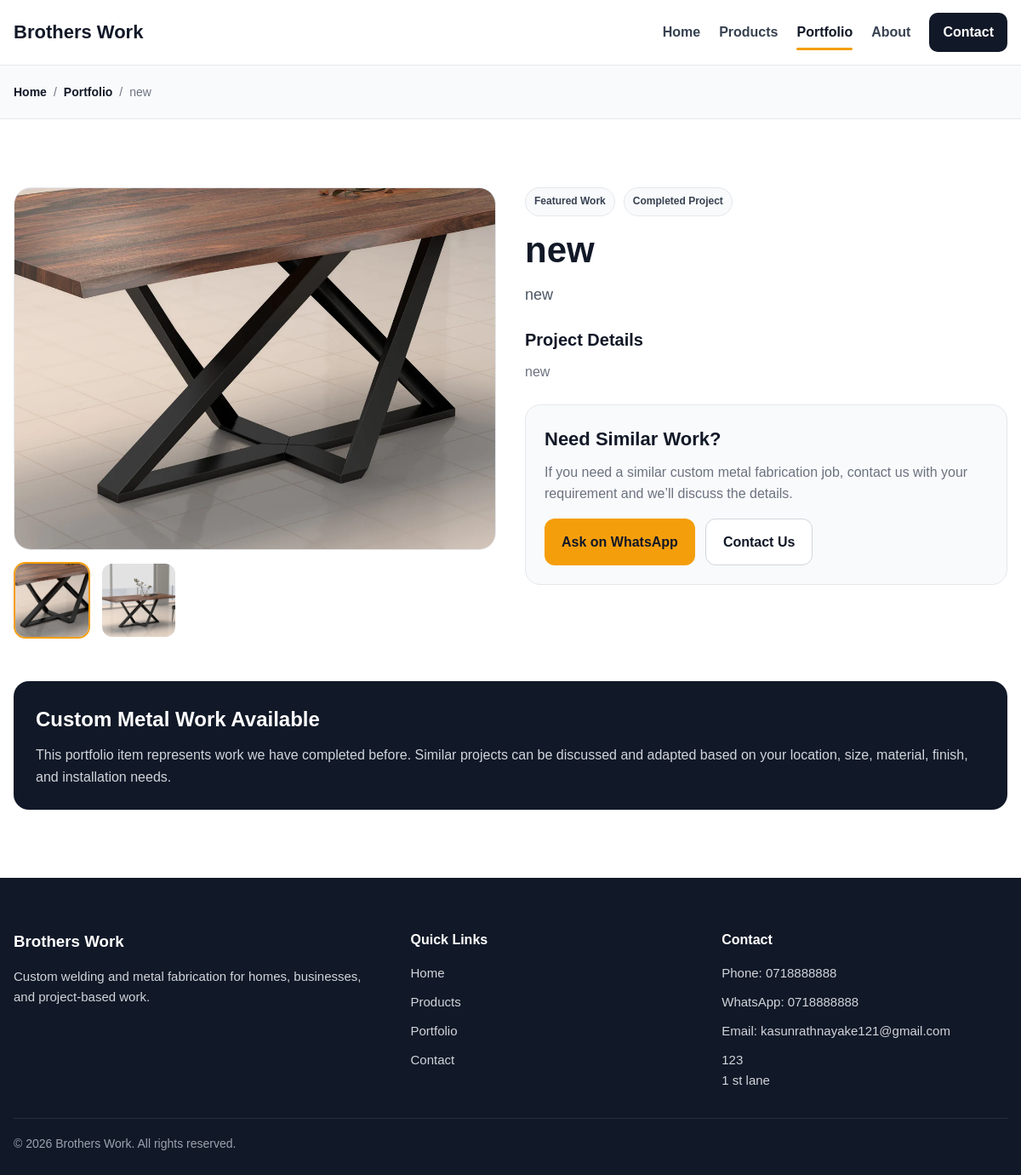
Screenshot of /portfolio-item.php?slug=new with the database file from the repository.
### tables this page shows
CREATE TABLE `site_settings` (
  `id` int NOT NULL,
  `site_name` varchar(200) NOT NULL,
  `phone` varchar(50) DEFAULT NULL,
  `whatsapp` varchar(50) DEFAULT NULL,
  `email` varchar(150) DEFAULT NULL,
  `address` text,
  `hero_title` varchar(255) DEFAULT NULL,
  `hero_subtitle` text
);

CREATE TABLE `portfolio_items` (
  `id` int NOT NULL,
  `title` varchar(200) NOT NULL,
  `slug` varchar(220) NOT NULL,
  `short_description` text,
  `full_description` text,
  `is_featured` tinyint(1) DEFAULT '0',
  `status` tinyint(1) DEFAULT '1',
  `created_at` timestamp NULL DEFAULT CURRENT_TIMESTAMP
);

CREATE TABLE `portfolio_images` (
  `id` int NOT NULL,
  `portfolio_item_id` int NOT NULL,
  `image_path` varchar(255) NOT NULL,
  `sort_order` int DEFAULT '0',
  `created_at` timestamp NULL DEFAULT CURRENT_TIMESTAMP
);

### includes/functions.php (called while the page is built, shortened)
<?php
function e($value): string
{
    return htmlspecialchars((string)($value ?? ''), ENT_QUOTES, 'UTF-8');
}
function get_site_settings(PDO $pdo): array
{
    $stmt = $pdo->query("SELECT * FROM site_settings ORDER BY id ASC LIMIT 1");
    $settings = $stmt->fetch();
    return $settings ?: [
        'site_name' => 'Welding Company',
        'phone' => '',
        'whatsapp' => '',
        'email' => '',
        'address' => '',
        'hero_title' => 'Custom Welding & Metal Fabrication',
        'hero_subtitle' => 'We build metal products and custom fabrication work for homes, businesses, and projects.'
    ];
}
function get_whatsapp_link(?string $number, string $message = ''): string
{
    $cleanNumber = preg_replace('/[^0-9]/', '', (string)$number);
    $url = 'https://wa.me/' . $cleanNumber;
    if ($message !== '') {
        $url .= '?text=' . urlencode($message);
    }
    return $url;
}
function get_public_portfolio_item_by_slug(PDO $pdo, string $slug): ?array
{
    $stmt = $pdo->prepare("
        SELECT *
        FROM portfolio_items
        WHERE slug = ?
          AND status = 1
        LIMIT 1
    ");
    $stmt->execute([$slug]);
    $item = $stmt->fetch();
    return $item ?: null;
}
function get_portfolio_images(PDO $pdo, int $portfolioItemId): array
{
    $stmt = $pdo->prepare("
        SELECT *
        FROM portfolio_images
        WHERE portfolio_item_id = ?
        ORDER BY sort_order ASC, id ASC
    ");
    $stmt->execute([$portfolioItemId]);
    return $stmt->fetchAll();
}

### portfolio-item.php (the view, shortened to what this page needs)
<?php
require_once __DIR__ . '/includes/db.php';
require_once __DIR__ . '/includes/functions.php';
$siteSettings = get_site_settings($pdo);
$slug = trim($_GET['slug'] ?? '');
$item = $slug !== '' ? get_public_portfolio_item_by_slug($pdo, $slug) : null;
    ?>
    <?php
$portfolioImages = get_portfolio_images($pdo, (int)$item['id']);
$frontendCssFiles = ['portfolio-item.css'];
$whatsAppMessage = "Hi, I saw your project: " . $item['title'] . ". I would like to discuss a similar custom job.";
$whatsAppLink = get_whatsapp_link($siteSettings['whatsapp'] ?? '', $whatsAppMessage);
require_once __DIR__ . '/includes/frontend-header.php';
?>
<section class="page-hero small-hero">
    <div class="container">
        <div class="breadcrumb">
            <a href="<?php echo BASE_URL; ?>">Home</a>
            <span>/</span>
            <a href="<?php echo BASE_URL; ?>portfolio.php">Portfolio</a>
            <span>/</span>
            <span><?php echo e($item['title']); ?></span>
        </div>
    </div>
</section>
<section class="section portfolio-detail-section">
    <div class="container">
        <div class="portfolio-detail-grid">
            <div class="portfolio-gallery">
                <?php if (!empty($portfolioImages)): ?>
                    <div class="main-portfolio-image">
                        <img
                            id="mainPortfolioImage"
                            src="<?php echo UPLOADS_URL . 'portfolio/' . e($portfolioImages[0]['image_path']); ?>"
                            alt="<?php echo e($item['title']); ?>"
                        >
                    </div>
                    <?php if (count($portfolioImages) > 1): ?>
                        <div class="thumbnail-row">
                            <?php foreach ($portfolioImages as $index => $image): ?>
                                <button
                                    type="button"
                                    class="thumbnail-btn <?php echo $index === 0 ? 'active' : ''; ?>"
                                    data-image="<?php echo UPLOADS_URL . 'portfolio/' . e($image['image_path']); ?>"
                                >
                                    <img src="<?php echo UPLOADS_URL . 'portfolio/' . e($image['image_path']); ?>" alt="<?php echo e($item['title']); ?>">
                                </button>
                            <?php endforeach; ?>
                        </div>
                    <?php endif; ?>
                <?php else: ?>
                    <div class="main-portfolio-image no-image-box">
                        <span>No Image Available</span>
                    </div>
                <?php endif; ?>
            </div>
            <div class="portfolio-info">
                <div class="common-meta detail-meta">
                    <?php if ((int)$item['is_featured'] === 1): ?>
                        <span>Featured Work</span>
                    <?php endif; ?>
                    <span>Completed Project</span>
                </div>
                <h1><?php echo e($item['title']); ?></h1>
                <?php if (!empty($item['short_description'])): ?>
                    <p class="portfolio-short-description"><?php echo e($item['short_description']); ?></p>
                <?php endif; ?>
                <?php if (!empty($item['full_description'])): ?>
                    <div class="portfolio-description">
                        <h3>Project Details</h3>
                        <p><?php echo nl2br(e($item['full_description'])); ?></p>
                    </div>
                <?php endif; ?>
                <div class="portfolio-cta-box">
                    <h3>Need Similar Work?</h3>
                    <p>
                        If you need a similar custom metal fabrication job, contact us with your requirement and we’ll discuss the details.
                    </p>
                    <div class="portfolio-actions">
                        <?php if ($whatsAppLink !== '#'): ?>
                            <a href="<?php echo e($whatsAppLink); ?>" target="_blank" rel="noopener" class="btn btn-primary">
                                Ask on WhatsApp
                            </a>
                        <?php endif; ?>
                        <a href="<?php echo BASE_URL; ?>contact.php?project=<?php echo urlencode($item['title']); ?>" class="btn btn-outline">
                            Contact Us
                        </a>
                    </div>
                </div>
            </div>
        </div>
        <div class="customization-note">
            <h3>Custom Metal Work Available</h3>
            <p>
                This portfolio item represents work we have completed before. Similar projects can be discussed and adapted based on your location, size, material, finish, and installation needs.
            </p>
        </div>
    </div>
</section>
<?php require_once __DIR__ . '/includes/frontend-footer.php'; ?>

### includes/frontend-header.php (shortened to what this page needs)
<?php
$frontendCssFiles = $frontendCssFiles ?? [];
$currentPage = basename($_SERVER['PHP_SELF']);
$isHome = $currentPage === 'index.php';
$isProducts = in_array($currentPage, ['products.php', 'product.php'], true);
$isPortfolio = in_array($currentPage, ['portfolio.php', 'portfolio-item.php'], true);
$isAbout = $currentPage === 'about.php';
$isContact = $currentPage === 'contact.php';
?>
<!DOCTYPE html>
<html lang="en">
<head>
    <link rel="stylesheet" href="<?php echo ASSETS_URL; ?>css/frontend/shared.css">
    <?php foreach ($frontendCssFiles as $cssFile): ?>
        <link rel="stylesheet" href="<?php echo ASSETS_URL . 'css/frontend/' . e($cssFile); ?>">
    <?php endforeach; ?>
</head>
<body>
<header class="site-header">
    <div class="container header-inner">
        <a href="<?php echo BASE_URL; ?>" class="site-logo">
            <?php echo e($siteSettings['site_name'] ?: 'Welding Company'); ?>
        </a>
        <nav class="site-nav" id="siteNav">
            <a href="<?php echo BASE_URL; ?>" class="<?php echo $isHome ? 'active' : ''; ?>">Home</a>
            <a href="<?php echo BASE_URL; ?>products.php" class="<?php echo $isProducts ? 'active' : ''; ?>">Products</a>
            <a href="<?php echo BASE_URL; ?>portfolio.php" class="<?php echo $isPortfolio ? 'active' : ''; ?>">Portfolio</a>
            <a href="<?php echo BASE_URL; ?>about.php" class="<?php echo $isAbout ? 'active' : ''; ?>">About</a>
            <a href="<?php echo BASE_URL; ?>contact.php" class="nav-cta <?php echo $isContact ? 'active-cta' : ''; ?>">Contact</a>
        </nav>
    </div>
</header>

### includes/frontend-footer.php (shortened to what this page needs)
<footer class="site-footer">
    <div class="container footer-grid">
        <div class="footer-block">
            <h3><?php echo e($siteSettings['site_name'] ?: 'Welding Company'); ?></h3>
            <p>
                Custom welding and metal fabrication for homes, businesses, and project-based work.
            </p>
        </div>
        <div class="footer-block">
            <h4>Quick Links</h4>
            <ul>
                <li><a href="<?php echo BASE_URL; ?>">Home</a></li>
                <li><a href="<?php echo BASE_URL; ?>products.php">Products</a></li>
                <li><a href="<?php echo BASE_URL; ?>portfolio.php">Portfolio</a></li>
                <li><a href="<?php echo BASE_URL; ?>contact.php">Contact</a></li>
            </ul>
        </div>
        <div class="footer-block">
            <h4>Contact</h4>
            <ul>
                <?php if (!empty($siteSettings['phone'])): ?>
                    <li>Phone: <?php echo e($siteSettings['phone']); ?></li>
                <?php endif; ?>
                <?php if (!empty($siteSettings['whatsapp'])): ?>
                    <li>WhatsApp: <?php echo e($siteSettings['whatsapp']); ?></li>
                <?php endif; ?>
                <?php if (!empty($siteSettings['email'])): ?>
                    <li>Email: <?php echo e($siteSettings['email']); ?></li>
                <?php endif; ?>
                <?php if (!empty($siteSettings['address'])): ?>
                    <li><?php echo nl2br(e($siteSettings['address'])); ?></li>
                <?php endif; ?>
            </ul>
        </div>
    </div>
    <div class="container footer-bottom">
        <p>&copy; <?php echo date('Y'); ?> <?php echo e($siteSettings['site_name'] ?: 'Welding Company'); ?>. All rights reserved.</p>
    </div>
</footer>
</body>
</html>

### assets/css/frontend/shared.css (style rules this page uses)
* { box-sizing: border-box; margin: 0; padding: 0; }
html, body { min-height: 100%; }
body { font-family: Arial, sans-serif; color: #111827; background: #ffffff; line-height: 1.6; }
a { text-decoration: none; color: inherit; }
img { max-width: 100%; display: block; }
.container { width: min(1200px, calc(100% - 32px)); margin: 0 auto; }
.section { padding: 80px 0; }
.btn { display: inline-flex; align-items: center; justify-content: center; border-radius: 12px; padding: 14px 20px; font-weight: 700; transition: 0.2s ease; border: none; cursor: pointer; }
.btn-primary { background: #f59e0b; color: #111827; }
.btn-outline { border: 1px solid #d1d5db; color: #111827; background: #ffffff; }
.site-header { position: sticky; top: 0; z-index: 1000; background: rgba(255, 255, 255, 0.95); backdrop-filter: blur(10px); border-bottom: 1px solid #e5e7eb; }
.header-inner { min-height: 76px; display: flex; align-items: center; justify-content: space-between; gap: 20px; }
.site-logo { font-size: 22px; font-weight: 800; color: #111827; }
.site-nav { display: flex; align-items: center; gap: 22px; }
.site-nav a { position: relative; font-weight: 600; color: #374151; transition: 0.2s ease; }
.site-nav a.active { color: #111827; }
.site-nav a.active::after { content: ""; position: absolute; left: 0; bottom: -8px; width: 100%; height: 3px; border-radius: 999px; background: #f59e0b; }
.site-nav .nav-cta { background: #111827; color: #ffffff; padding: 10px 16px; border-radius: 10px; }
.site-footer { background: #111827; color: #ffffff; padding-top: 60px; }
.footer-grid { display: grid; grid-template-columns: 1.3fr 1fr 1fr; gap: 30px; padding-bottom: 32px; }
.footer-block h3, .footer-block h4 { margin-bottom: 14px; }
.footer-block p, .footer-block li, .footer-block a { color: #d1d5db; font-size: 15px; }
.footer-block ul { list-style: none; display: flex; flex-direction: column; gap: 10px; }
.footer-bottom { border-top: 1px solid rgba(255, 255, 255, 0.1); padding: 18px 0 26px; }
.footer-bottom p { color: #9ca3af; font-size: 14px; }
.common-meta { display: flex; flex-wrap: wrap; gap: 10px; margin-bottom: 14px; }
.common-meta span { background: #f9fafb; border: 1px solid #e5e7eb; color: #374151; padding: 6px 10px; border-radius: 999px; font-size: 12px; font-weight: 700; }

### assets/css/frontend/portfolio-item.css (style rules this page uses)
.page-hero.small-hero { background: #f9fafb; padding: 20px 0; border-bottom: 1px solid #e5e7eb; }
.breadcrumb { display: flex; flex-wrap: wrap; gap: 8px; color: #6b7280; font-size: 14px; }
.breadcrumb a { color: #111827; font-weight: 600; }
.portfolio-detail-grid { display: grid; grid-template-columns: 1fr 1fr; gap: 34px; margin-bottom: 50px; }
.portfolio-gallery { display: flex; flex-direction: column; gap: 14px; }
.main-portfolio-image { aspect-ratio: 4 / 3; border-radius: 20px; overflow: hidden; background: #f3f4f6; border: 1px solid #e5e7eb; }
.main-portfolio-image img { width: 100%; height: 100%; object-fit: cover; }
.thumbnail-row { display: flex; gap: 12px; flex-wrap: wrap; }
.thumbnail-btn { width: 90px; height: 90px; border: 2px solid transparent; border-radius: 14px; overflow: hidden; cursor: pointer; background: #ffffff; padding: 0; }
.thumbnail-btn img { width: 100%; height: 100%; object-fit: cover; }
.thumbnail-btn.active { border-color: #f59e0b; }
.portfolio-info h1 { font-size: 42px; line-height: 1.15; margin-bottom: 14px; color: #111827; }
.detail-meta { margin-bottom: 16px; }
.portfolio-short-description { font-size: 18px; color: #4b5563; margin-bottom: 22px; }
.portfolio-description { margin-bottom: 22px; }
.portfolio-description h3 { font-size: 20px; margin-bottom: 8px; color: #111827; }
.portfolio-description p { color: #6b7280; line-height: 1.8; }
.portfolio-cta-box { margin-top: 24px; padding: 22px; border: 1px solid #e5e7eb; background: #f9fafb; border-radius: 18px; }
.portfolio-cta-box h3 { font-size: 22px; margin-bottom: 8px; }
.portfolio-cta-box p { color: #6b7280; margin-bottom: 16px; }
.portfolio-actions { display: flex; flex-wrap: wrap; gap: 12px; }
.customization-note { margin-top: 34px; background: #111827; color: #ffffff; border-radius: 18px; padding: 26px; }
.customization-note h3 { font-size: 24px; margin-bottom: 10px; }
.customization-note p { color: #d1d5db; }

### rows the page displays
site_settings: site_name "Brothers Work", phone "0718888888", whatsapp "0718888888", email "kasunrathnayake121@gmail.com", address "123 1 st lane"
portfolio_items: title "new", short_description "new", full_description "new"
portfolio_images: image_path (picture)
portfolio_images: image_path (picture)
